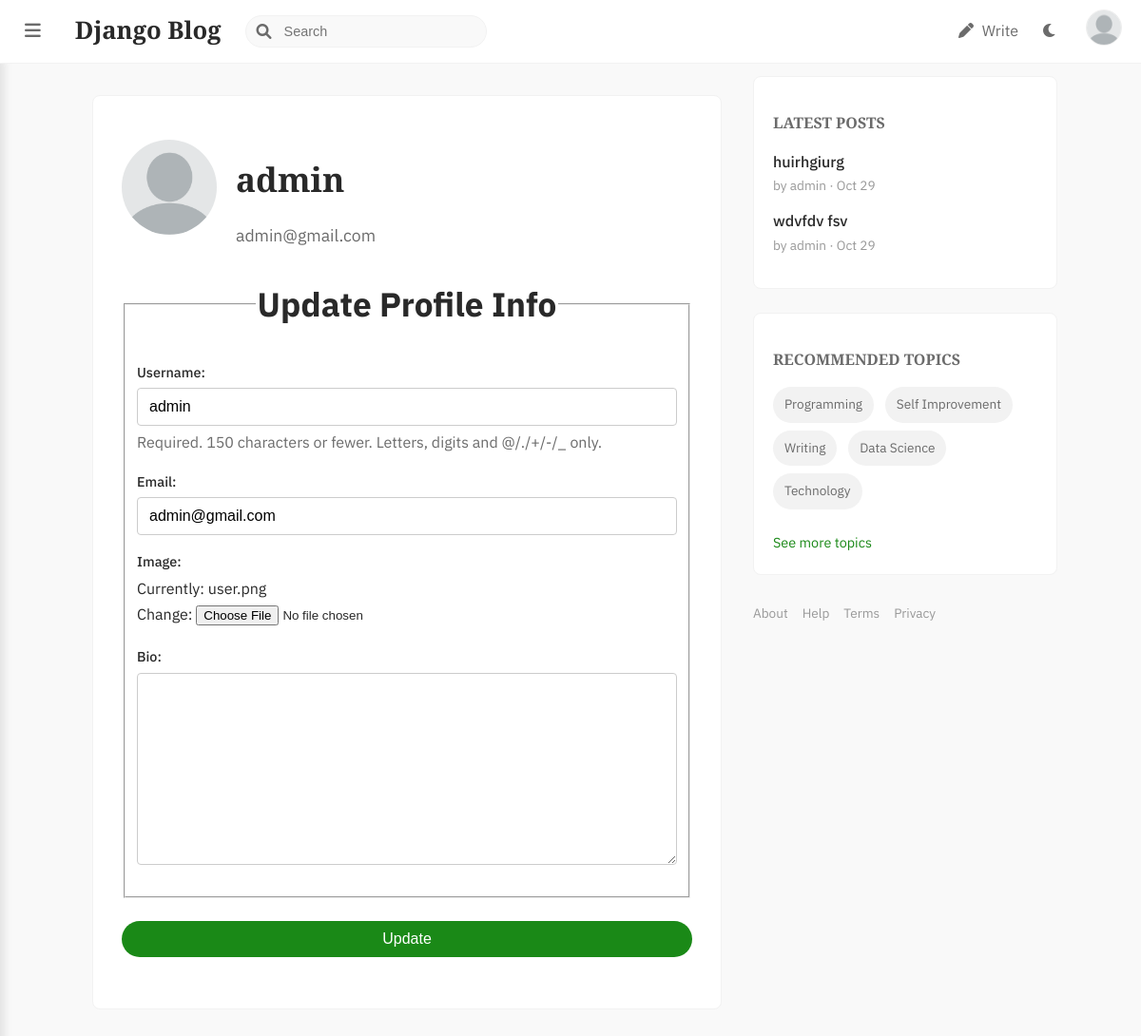
/profile/ (signed in), run on the app's committed database.
### blog/models.py (models this page shows, shortened)
class Profile(models.Model):
    user = models.OneToOneField(User, on_delete=models.CASCADE)
    image = models.ImageField(default='user.png', upload_to='profile_pics')
    bio = models.TextField(max_length=500, blank=True)

class Post(models.Model):
    title = models.CharField(max_length=100)
    content = RichTextField(blank=True, null=True)
    image = models.ImageField(upload_to='post_banners', null=True, blank=True)
    date_posted = models.DateTimeField(default=timezone.now)
    author = models.ForeignKey(User, on_delete=models.CASCADE)

### blog/views.py (the view)
# urls.py: path('profile/', blog_views.profile, name='profile'),
@login_required
def profile(request):
    if request.method == 'POST':
        u_form = UserUpdateForm(request.POST, instance=request.user)
        p_form = ProfileUpdateForm(request.POST,
                                   request.FILES,
                                   instance=request.user.profile)
        if u_form.is_valid() and p_form.is_valid():
            u_form.save()
            p_form.save()
            messages.success(request, f'Your account has been updated!')
            return redirect('profile')
    else:
        u_form = UserUpdateForm(instance=request.user)
        p_form = ProfileUpdateForm(instance=request.user.profile)
    context = {
        'u_form': u_form,
        'p_form': p_form
    }
    return render(request, 'blog/profile.html', context)

### blog/forms.py
class UserUpdateForm(forms.ModelForm):
    email = forms.EmailField()
    class Meta:
        model = User
        fields = ['username', 'email']

class ProfileUpdateForm(forms.ModelForm):
    class Meta:
        model = Profile
        fields = ['image', 'bio']

### blog/context_processors.py (called while the page is built)
def latest_posts_processor(request):
    latest_posts = Post.objects.order_by('-date_posted')[:5]
    return {'latest_posts': latest_posts}

### blog/templates/blog/profile.html (shortened to what this page needs)
{% extends "blog/base.html" %}
{% block content %}
  <div class="content-section profile-section">
    <div class="profile-header">
      <img class="rounded-circle profile-avatar" src="{{ user.profile.image.url }}" alt="{{ user.username }} Profile Picture">
      <div class="profile-info">
        <h2 class="profile-heading">{{ user.username }}</h2>
        <p class="profile-email">{{ user.email }}</p>
      </div>
    </div>
    <form method="POST" enctype="multipart/form-data" class="profile-form">
        <fieldset class="form-group">
            <legend class="form-title">Update Profile Info</legend>
            {{ u_form.as_p }}
            {{ p_form.as_p }}
        </fieldset>
        <div class="form-group">
            <button class="btn-submit" type="submit">Update</button>
        </div>
    </form>
  </div>
{% endblock content %}

### blog/templates/blog/base.html (shortened to what this page needs)
{% load static %}
<!DOCTYPE html>
<html lang="en">
<head>
    <link rel="stylesheet" type="text/css" href="{% static 'blog/main.css' %}">
    <link rel="stylesheet" href="https://cdnjs.cloudflare.com/ajax/libs/font-awesome/6.0.0-beta3/css/all.min.css">
</head>
<body class="logged-in-body">
    <header class="logged-in-header">
        <nav class="navbar logged-in-nav">
            <div class="nav-left">
                <button class="sidebar-toggle"><i class="fas fa-bars"></i></button>
                <a class="logo-small" href="{% url 'blog-home' %}">Django Blog</a>
                <div class="search-bar">
                    <i class="fas fa-search"></i>
                    <input type="text" placeholder="Search">
                </div>
            </div>
            <div class="nav-right">
                <a href="{% url 'post-create' %}" class="nav-item"><i class="fas fa-pen"></i> Write</a>
                <button id="reader-mode-toggle" class="nav-item"><i class="fas fa-moon"></i></button>
                <div class="profile-dropdown">
                    <img src="{% if user.is_authenticated and user.profile.image %}{{ user.profile.image.url }}{% else %}{{ MEDIA_URL }}user.png{% endif %}" alt="Profile Picture" class="profile-pic">
                </div>
            </div>
        </nav>
    </header>
    <div class="main-container">
        <main class="content">
            {% block content %}{% endblock %}
        </main>
        <aside class="right-sidebar">
            <div class="content-section">
                <h3>Latest Posts</h3>
                {% for post in latest_posts %}
                    <div class="staff-pick-item">
                        <a href="{% url 'post-detail' post.id %}">
                            <p>{{ post.title }}</p>
                        </a>
                        <small>by {{ post.author.username }} · {{ post.date_posted|date:"M d" }}</small>
                    </div>
                {% endfor %}
            </div>
            <div class="content-section recommended-topics">
                <h3>Recommended topics</h3>
                <div class="topic-tags">
                    <span class="tag">Programming</span>
                    <span class="tag">Self Improvement</span>
                    <span class="tag">Writing</span>
                    <span class="tag">Data Science</span>
                    <span class="tag">Technology</span>
                </div>
                <a href="#" class="see-full">See more topics</a>
            </div>
            <footer class="right-sidebar-footer">
                <a href="#">About</a>
                <a href="#">Help</a>
                <a href="#">Terms</a>
                <a href="#">Privacy</a>
            </footer>
        </aside>
    </div>
</body>
</html>

### data on the page
Post: title "huirhgiurg", author.username "admin", date_posted "Oct 29"
Post: title "wdvfdv fsv", author.username "admin", date_posted "Oct 29"

### other printed values
{{ user.username }} "admin"
{{ user.email }} "admin@gmail.com"
